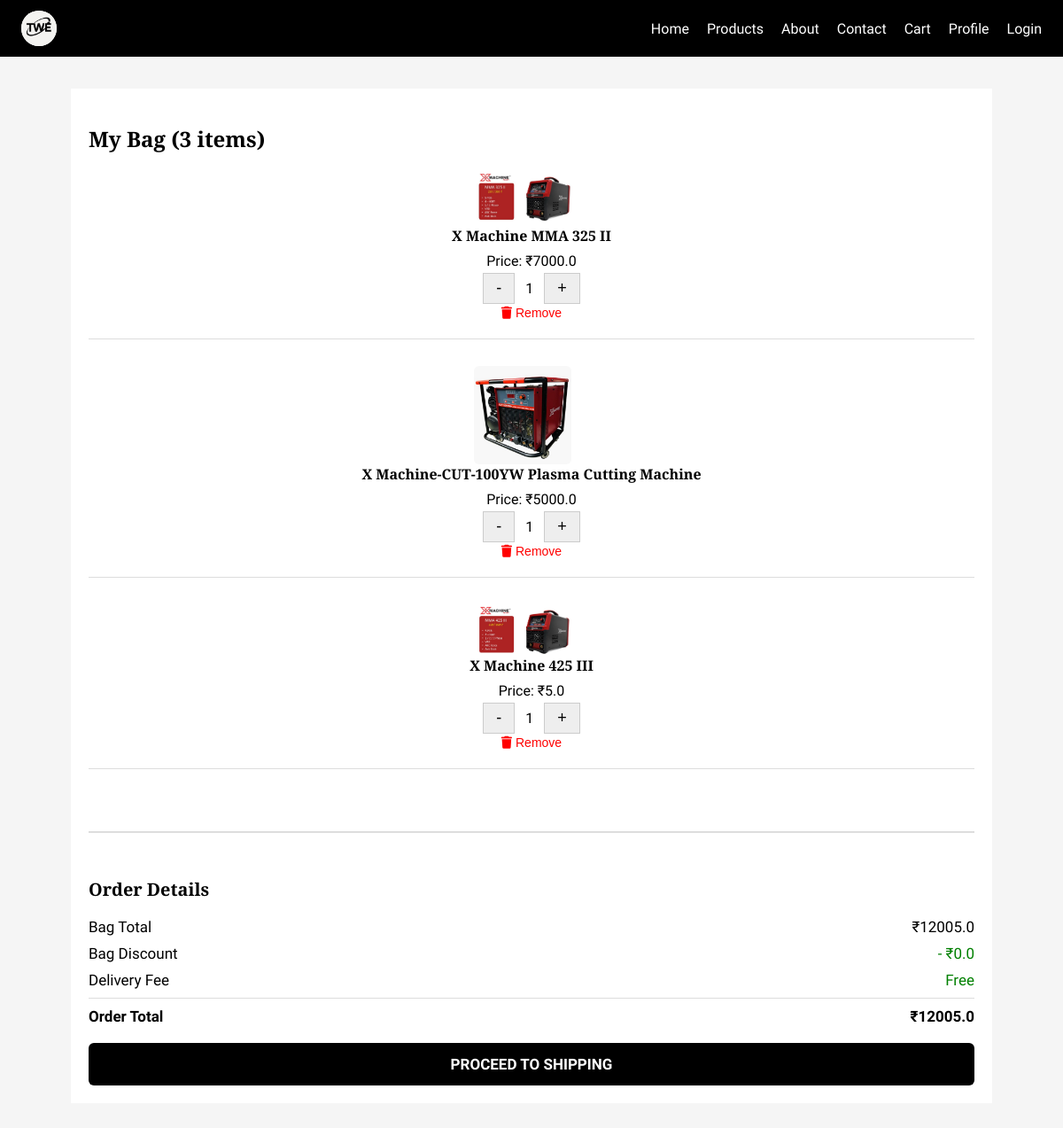
The app's page /cart (signed in) with its own data.
### tables this page shows
CREATE TABLE "products" (
	"id"	INTEGER,
	"name"	TEXT NOT NULL,
	"price"	REAL NOT NULL,
	"image"	TEXT,
	"category"	TEXT,
	"category_id"	INTEGER,
	PRIMARY KEY("id")
);

### app.py (the view)
@app.route('/cart')
def cart():
    if 'user_id' not in session:
        flash('Please log in to view your cart.', 'warning')
        return redirect(url_for('login'))
    user_id = session['user_id']
    conn = get_db_connection()
    cart_items = conn.execute('SELECT * FROM cart WHERE user_id = ?', (user_id,)).fetchall()
    cart_details = []
    bag_total = 0
    total_discount = 0
    total_price = 0
    for item in cart_items:
        product = conn.execute('SELECT * FROM products WHERE id = ?', (item['product_id'],)).fetchone()
        if product:
            selling_price = product['price']
            original_price = product['original_price'] if 'original_price' in product.keys() else selling_price
            quantity = item['quantity']
            item_total = selling_price * quantity
            item_savings = (original_price - selling_price) * quantity
            image = product['image'] if 'image' in product.keys() else None
            cart_details.append({
                'product_id': product['id'],
                'name': product['name'],
                'price': selling_price,
                'original_price': original_price,
                'quantity': quantity,
                'savings': item_savings,
                'total_price': item_total,
                'image': image
            })
            bag_total += original_price * quantity
            total_discount += item_savings
            total_price += item_total
    conn.close()
    return render_template(
        'cart.html',
        cart_items=cart_details,
        total=total_price,
        total_original=bag_total,
        total_discount=total_discount,
        delivery_fee=0
    )

### app.py (called while the page is built)
def get_db_connection():
    conn = sqlite3.connect(DATABASE)
    conn.row_factory = sqlite3.Row
    return conn

### templates/cart.html (shortened to what this page needs)
<!DOCTYPE html>
<html lang="en">
<head>
  <link rel="stylesheet" href="https://cdnjs.cloudflare.com/ajax/libs/font-awesome/6.5.0/css/all.min.css" />
</head>
<body>
  <nav class="navbar">
    <div class="logo">
      <img src="{{ url_for('static', filename='pictures/TWE.png') }}" alt="Logo" />
    </div>
    <ul class="nav-links" id="nav-links">
      <li><a href="/">Home</a></li>
      <li><a href="{{ url_for('products') }}">Products</a></li>
      <li><a href="/about">About</a></li>
      <li><a href="/contact">Contact</a></li>
      <li><a href="/cart">Cart</a></li>
      <li><a href="/profile">Profile</a></li>
      <li><a href="/login">Login</a></li>
    </ul>
  </nav>
  <div class="container">
    <div class="cart-items">
      <h2>My Bag {% if cart_items %} ({{ cart_items|length }} item{% if cart_items|length > 1 %}s{% endif %}) {% endif %}</h2>
      {% if cart_items %}
      {% for item in cart_items %}
      <div class="cart-item">
        <img src="{{ url_for('static', filename=item.image) }}" alt="{{ item.name }}" />
        <div class="item-details">
          <h4>{{ item.name }}</h4>
          <p>Price: ₹{{ item.price }}</p>
                 <div class="qty">
            <form action="{{ url_for('update_cart') }}" method="POST">
              <button type="submit" name="action" value="decrease">-</button>
              <span>{{ item.quantity }}</span>
              <button type="submit" name="action" value="increase">+</button>
            </form>
          </div>
          <form action="{{ url_for('remove_from_cart') }}" method="POST">
            <button type="submit" style="background: none; border: none; color: red; font-size: 14px; cursor: pointer;">
              <i class="fas fa-trash"></i> Remove
            </button>
          </form>
        </div>
      </div>
      {% endfor %}
      {% else %}
      <p class="empty-cart">Your cart is empty.</p>
      {% endif %}
    </div>
    {% if cart_items %}
    <div class="cart-summary">
      <h3>Order Details</h3>
      <div class="summary-line"><span>Bag Total</span><span>₹{{ total_original }}</span></div>
      <div class="summary-line"><span>Bag Discount</span><span style="color: green;">- ₹{{ total_discount }}</span></div>
      <div class="summary-line"><span>Delivery Fee</span><span style="color: green;">Free</span></div>
      <div class="summary-line total"><span>Order Total</span><span>₹{{ total }}</span></div>
      <a href="{{ url_for('checkout') }}" class="checkout-btn">PROCEED TO SHIPPING</a>
         </div>
    {% endif %}
  </div>
</body>
</html>

### templates/cart.html (style rules this page uses)
body { font-family: 'Open Sans', sans-serif; margin: 0; padding: 20px 20px 40px; padding-top: 100px; background-color: #f5f5f5; }
h2, h3, h4 { font-family: 'Playfair Display', serif; }
.container { max-width: 1000px; margin: 0 auto 40px; padding: 20px; background-color: #fff; display: flex; flex-direction: column; gap: 40px; }
.cart-item { display: flex; flex-direction: column; align-items: center; margin-bottom: 30px; border-bottom: 1px solid #ddd; padding-bottom: 20px; text-align: center; }
.cart-item img { width: 110px; border-radius: 6px; margin-right: 20px; flex-shrink: 0; }
.item-details h4 { margin: 0 0 8px; }
.item-details p { margin: 4px 0; }
.qty button { padding: 6px 14px; font-size: 18px; border: 1px solid #ccc; background: #eee; cursor: pointer; }
.qty span { font-size: 16px; padding: 0 8px; }
.cart-summary { border-top: 2px solid #ddd; padding-top: 30px; font-size: 17px; }
.summary-line { display: flex; justify-content: space-between; margin: 10px 0; }
.total { font-weight: bold; border-top: 1px solid #ddd; padding-top: 10px; margin-top: 10px; }
.checkout-btn { display: block; margin-top: 20px; padding: 14px; background-color: black; color: white; text-align: center; border-radius: 6px; font-weight: bold; text-decoration: none; }
.navbar { display: flex; justify-content: space-between; align-items: center; background-color: #000; padding: 12px 24px; font-family: 'Open Sans', sans-serif; position: fixed; top: 0; left: 0; right: 0; z-index: 10000; }
.logo { display: flex; align-items: center; }
.logo img { height: 40px; width: 40px; margin-right: 10px; border-radius: 50%; background-color: white; }
.nav-links { list-style: none; display: flex; gap: 20px; margin: 0; padding-left: 0; }
.nav-links li a { color: white; text-decoration: none; font-size: 16px; font-weight: 500; }

### records on screen
products: image (picture), name "X Machine MMA 325 II", price "7000.0", quantity "1"
products: image (picture), name "X Machine-CUT-100YW Plasma Cutting Machine", price "5000.0", quantity "1"
products: image (picture), name "X Machine 425 III", price "5.0", quantity "1"

### other values on screen
{{ cart_items|length }} "3"
{{ total_original }} "12005.0"
{{ total_discount }} "0.0"
{{ total }} "12005.0"
